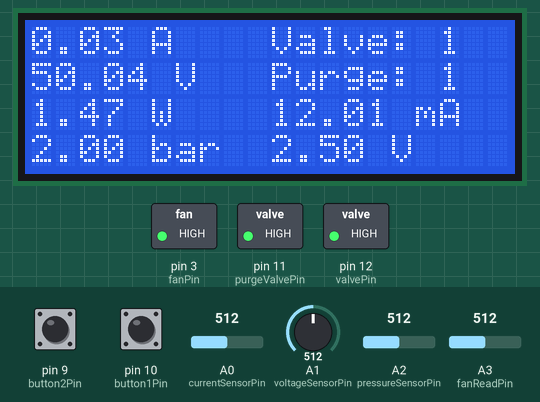
A sketch run on a simulated Arduino Uno, built with avr-gcc and run on an emulated ATmega328P. Shown: 20×4 character LCD, switched loads named in the sketch (green lamp = pin HIGH). The inputs (shaded band) are chosen by the test bench; at power-on: pin 9 (button2Pin) HIGH, pin 10 (button1Pin) HIGH, A0 (currentSensorPin) = 512, A1 (voltageSensorPin) = 512, A2 (pressureSensorPin) = 512, A3 (fanReadPin) = 512. What the sketch prints to the serial monitor is not drawn.

Above: at 2.0 s.
2.1 s: pin 9 (button2Pin) pulled LOW for 1 s
At 2.9 s:
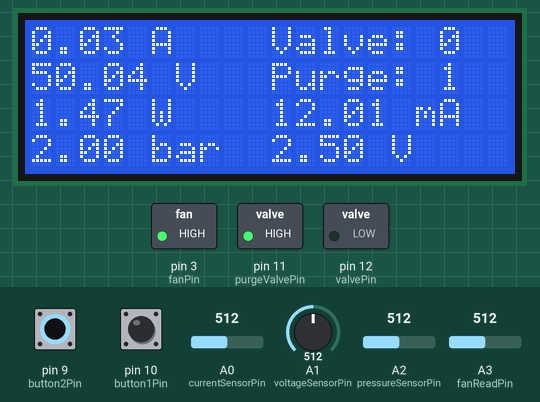
4.6 s: pin 10 (button1Pin) pulled LOW for 1 s
At 5.4 s:
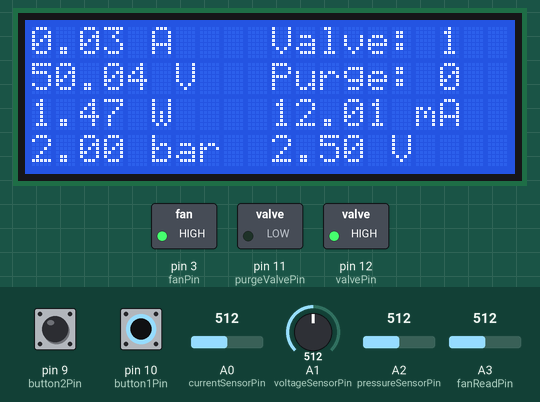
7.1 s: A0 (currentSensorPin) set to 716
At 8.2 s:
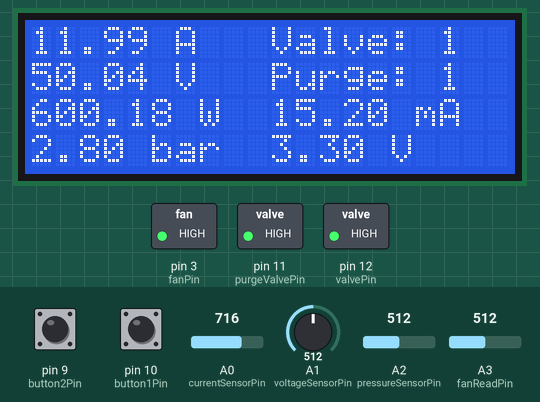
8.9 s: A1 (voltageSensorPin) set to 716
At 9.9 s:
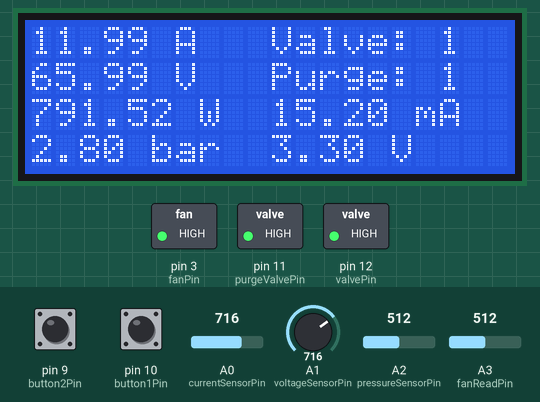
10.9 s: A0 (currentSensorPin) set to 992
At 12.6 s:
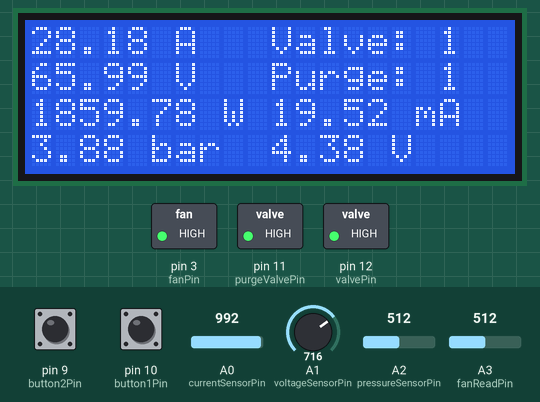
12.9 s: A1 (voltageSensorPin) set to 992
At 14.4 s:
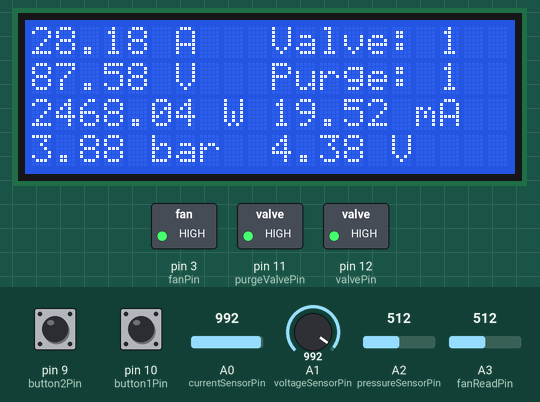
Timing chart, 0 to 15.9 s (numbered marks = the images above; inputs shaded):
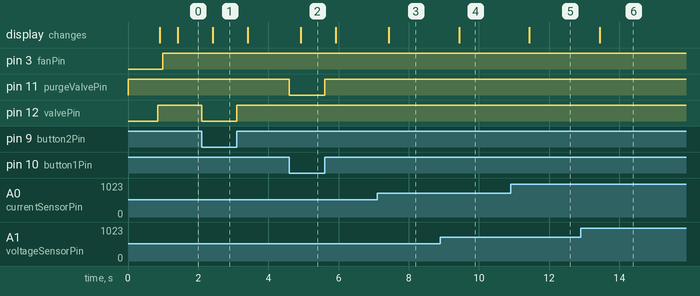

The sketch:

kod_arduino.ino
```cpp
#include <Wire.h>
#include <LiquidCrystal_I2C.h>

LiquidCrystal_I2C lcd(0x3F,20,4);  // set the LCD address to 0x27 for a 16 chars and 2 line display

// Program variables ----------------------------------------------------------
//const long interval = 5;
//const int pin = A1;
//const int numReadings = 10;
unsigned long previousMillis = 0;
const int numberOfADConversions = 200;
int conversionNumber = 0;

const int currentSensorPin = A0;
int* currentValues[numberOfADConversions];
int currentSensor = 0;
float currentSensorV = 0;
float currentSensorI = 0;

const int voltageSensorPin = A1;
int* voltageValues[numberOfADConversions];
int voltageSensor = 0;
float voltageSensorV = 0;

const int pressureSensorPin = A2;
int* pressureValues[numberOfADConversions];
int pressureSensor = 0;
float pressureSensorV = 0;
float pressureSensorI = 0;
float pressureSensorBar = 0;

float power = 0;

const int button1Pin = 10;
const int button2Pin = 9;

const int purgeValvePin = 11;
const int valvePin = 12;

bool valve = 0;
bool purgeValve = 0;

const int fanPin = 3;
const int fanReadPin = A3;
int fanPWM = 0;
int fanReadPWM = 0;

// Serial data variables ------------------------------------------------------
//Incoming Serial Data Array
const byte kNumberOfChannelsFromExcel = 6;

// Comma delimiter to separate consecutive data if using more than 1 sensor
const char kDelimiter = ',';
// Interval between serial writes
const int kSerialInterval = 500;
// Timestamp to track serial interval
unsigned long serialPreviousTime;

char* arr[kNumberOfChannelsFromExcel];

// SETUP ----------------------------------------------------------------------
void setup() {
  // Initialize Serial Communication
  Serial.begin(9600);

  pinMode(button1Pin, INPUT_PULLUP);
  pinMode(button2Pin, INPUT_PULLUP);
  pinMode(valvePin, OUTPUT);
  pinMode(purgeValvePin, OUTPUT);

  pinMode(fanReadPin, INPUT);
  pinMode(fanPin, OUTPUT);

  digitalWrite(purgeValvePin, HIGH);
  digitalWrite(valvePin, LOW);

  lcd.init();                      // initialize the lcd
  lcd.clear();
  lcd.backlight();
  lcd.setCursor(2,2);
  lcd.print("Hydrogreen 2024");
  lcd.setCursor(3,1);
  lcd.print("Fuel Cell Test");
  delay(750);

  //test uśredniania
  //averager.begin();
}

// START OF MAIN LOOP ---------------------------------------------------------
void loop()
{
   //Valves
  valveControl();
  // Gather and process sensor data
  processSensors();


  //test uśredniania
  /*
  unsigned long currentMillis = millis();
  if (currentMillis - previousMillis >= interval) {
    previousMillis = currentMillis;
    float averageVoltage = averager.getAverageVoltage();
  }
*/


  // Read Excel variables from serial port (Data Streamer)
  processIncomingSerial();

  // Process and send data to Excel via serial port (Data Streamer)
  processOutgoingSerial();

  digitalWrite(fanPin, fanPWM);
}


float mapf(float x, float in_min, float in_max, float out_min, float out_max) {
  return (x - in_min) * (out_max - out_min) / (in_max - in_min) + out_min;
}

// SENSOR INPUT CODE-----------------------------------------------------------
void processSensors()
{
  if (conversionNumber < numberOfADConversions) {
    currentValues[conversionNumber] = analogRead(currentSensorPin);
    voltageValues[conversionNumber] = analogRead(voltageSensorPin);
    pressureValues[conversionNumber] = analogRead(pressureSensorPin);
    conversionNumber++;
  }
  else
  {
    conversionNumber = 0;

    // Calculate mean values
    for (int i = 0; i < numberOfADConversions; i++) {
      currentSensor += currentValues[i];
      voltageSensor += voltageValues[i];
      pressureSensor += pressureValues[i];
    }
    currentSensor /= numberOfADConversions;
    voltageSensor /= numberOfADConversions;
    pressureSensor /= numberOfADConversions;

    // Current sensor
    currentSensor = analogRead(currentSensorPin);
    currentSensorV = mapf((float)currentSensor, 0.0, 1023.0, 0.5, 4.5);   //currentSensorV = currentSensor * 5.0/1023;
    currentSensorI = mapf(currentSensorV, 0.5, 4.5, -30.0, 30.0);

    //Voltage
    voltageSensor = analogRead(voltageSensorPin);
    voltageSensorV = mapf((float)voltageSensor, 0.0, 1023.0, 0.5, 4.5) * 20;

    //Power
    power = currentSensorI * voltageSensorV;

    //Presure
    pressureSensor = analogRead(pressureSensorPin);
    pressureSensorV = mapf((float)currentSensor, 0.0, 1023.0, 0.5, 4.5);
    pressureSensorI = mapf(pressureSensorV, 0.5, 4.5, 4, 20);
    pressureSensorBar = mapf(pressureSensorI, 4, 20, 0, 4);  //4-20mA 0-4bar

    //Fan PWM
    fanReadPWM = analogRead(fanReadPin);
    fanPWM = map(fanReadPWM, 0, 1023, 0, 255);
  }
}

// Add any specialized methods and processing code below


// OUTGOING SERIAL DATA PROCESSING CODE----------------------------------------
void sendDataToSerial()
{
  // Send data out separated by a comma (kDelimiter)
  // Repeat next 2 lines of code for each variable sent:

  Serial.print(currentSensorI); Serial.print(kDelimiter);
  Serial.print(voltageSensorV); Serial.print(kDelimiter);
  Serial.print(currentSensor); Serial.print(kDelimiter);
  Serial.print(power); Serial.print(kDelimiter);
  Serial.print(pressureSensorBar); Serial.print(kDelimiter);
  Serial.print(pressureSensor); Serial.print(kDelimiter);
  Serial.print(valve); Serial.print(kDelimiter);
  Serial.print(purgeValve); Serial.print(kDelimiter);
  Serial.print(fanPWM); Serial.print(kDelimiter);
  Serial.print(fanReadPWM);

  Serial.println(); // Add final line ending character only once
}

//-----------------------------------------------------------------------------
// DO NOT EDIT ANYTHING BELOW THIS LINE
//-----------------------------------------------------------------------------

// OUTGOING SERIAL DATA PROCESSING CODE----------------------------------------
void processOutgoingSerial()
{
   // Enter into this only when serial interval has elapsed
  if((millis() - serialPreviousTime) > kSerialInterval)
  {
    // Reset serial interval timestamp
    serialPreviousTime = millis();
    sendDataToSerial();

    //LCD
    lcdDisplay();
  }

}

// INCOMING SERIAL DATA PROCESSING CODE----------------------------------------
void processIncomingSerial()
{
  if(Serial.available()){
    parseData(GetSerialData());
  }
}

// Gathers bytes from serial port to build inputString
char* GetSerialData()
{
  static char inputString[64]; // Create a char array to store incoming data
  memset(inputString, 0, sizeof(inputString)); // Clear the memory from a pervious reading
  while (Serial.available()){
    Serial.readBytesUntil('\n', inputString, 64); //Read every byte in Serial buffer until line end or 64 bytes
  }
  return inputString;
}

// Seperate the data at each delimeter
void parseData(char data[])
{
    char *token = strtok(data, ","); // Find the first delimeter and return the token before it
    int index = 0; // Index to track storage in the array
    while (token != NULL){ // Char* strings terminate w/ a Null character. We'll keep running the command until we hit it
      arr[index] = token; // Assign the token to an array
      token = strtok(NULL, ","); // Conintue to the next delimeter
      index++; // incremenet index to store next value
    }
}

void valveControl()
{
  purgeValve = digitalRead(button1Pin);
  valve = digitalRead(button2Pin);    //---------------dodać wyłącznik bezpieczeństwa

  digitalWrite(purgeValvePin, purgeValve);
  digitalWrite(valvePin, valve);
}

void lcdDisplay()
{
  lcd.clear();
  lcd.setCursor(0,0); lcd.print(currentSensorI); lcd.print(" A");
  lcd.setCursor(10,0); lcd.print("Valve: "); lcd.print(valve);
  lcd.setCursor(0,1); lcd.print(voltageSensorV); lcd.print(" V");
  lcd.setCursor(10,1); lcd.print("Purge: "); lcd.print(purgeValve);
  lcd.setCursor(0,2); lcd.print(power); lcd.print(" W");
  lcd.setCursor(0,3); lcd.print(pressureSensorBar); lcd.print(" bar");
 //lcd.setCursor(10,4); lcd.print("PWM: "); lcd.print(fanReadPWM);

  lcd.setCursor(10,2); lcd.print(pressureSensorI); lcd.print(" mA");
  lcd.setCursor(10,3); lcd.print(pressureSensorV); lcd.print(" V");
}
```

Measured:
- after the input at 2.1 s, pin 12 (valvePin): HIGH → LOW at once, → HIGH 1.0 s later; the display: changes after 0.31 s (image 1)
- after the input at 4.6 s, pin 11 (purgeValvePin): HIGH → LOW at once, → HIGH 1.0 s later; the display: changes after 0.32 s (image 2)
- after the input at 7.1 s, the display: changes after 0.33 s (image 3)
- after the input at 8.9 s, the display: changes after 0.53 s (image 4)
- after the input at 10.9 s, the display: changes after 0.54 s (image 5)
- after the input at 12.9 s, the display: changes after 0.54 s (image 6)
